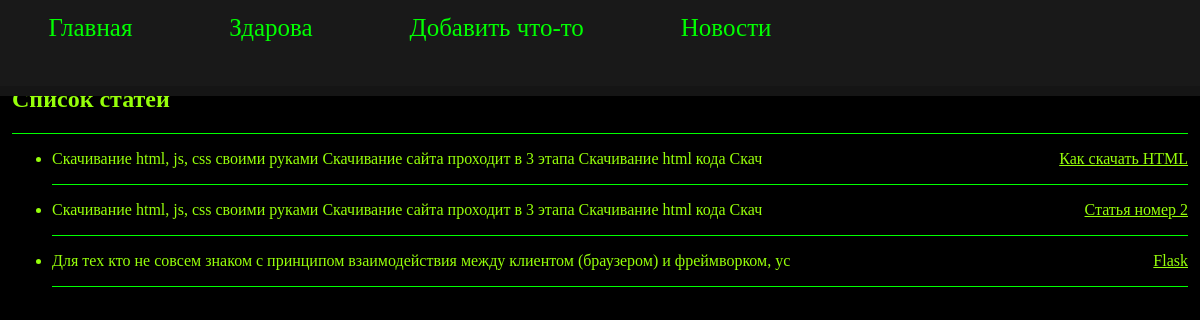
The app's page /db/index_db/, older data.
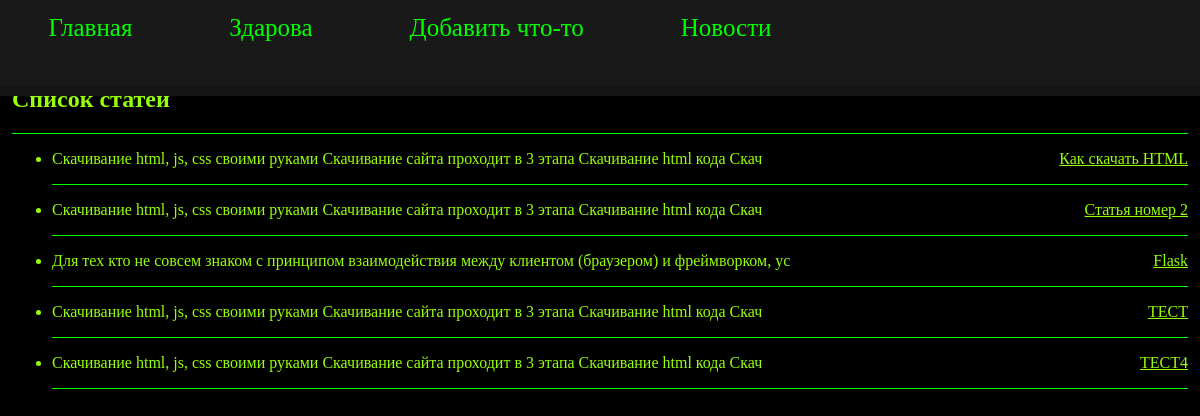
The same page, newer data.
### tables this page shows
CREATE TABLE mainmenu (
id integer primary key autoincrement,
title text not null,
url text not null
);

CREATE TABLE posts (
id integer primary key autoincrement,
title text not null,
text text not null,
url text not null,
username text not null,
time integer not null
);

### app.py (the view)
@app.route("/db/index_db/", methods=["POST", "GET"])
def index_db():
    db = get_db()
    db = FlaskDatabase(db)
    if request.method == "POST":
        db.del_post(request.form["id"])
        print(request.form["id"])
    return render_template("index_db.html", menu=db.mainmenu, posts=db.posts)

### app.py (called while the page is built)
def get_db():
    if not hasattr(g, "link_db"):
        g.link_db = connect_db(app)
    return g.link_db

### database.py (called while the page is built)
def connect_db(app):
    conn = sqlite3.connect(app.config["DATABASE"])
    conn.row_factory = sqlite3.Row
    return conn

    def __get__(self, instance, owner):
        return instance.get_table(self.name)

    def get_table(self, table):
        try:
            sql = f"""SELECT * FROM {table}"""
            self.__cur.execute(sql)
            res = self.__cur.fetchall()
        except sqlite3.Error as e:
            print(f"error {e}")
            return False
        return res

### templates/index_db.html (shortened to what this page needs)
{% extends 'base_adm.html' %}
{% block content %}
<h2>Список статей</h2>
<hr class="sep">
<ul class="list-posts">
    {% for p in posts %}
    <li>
        <p class="link">
            <a href="{{ url_for('show_post', alias=p.url) }}" > {{ p.title }}</a>
        </p>
        <p class="announce"> {{ (p.text|striptags)[:100]}} </p>
        <hr class="sep">
    </li>
    {% endfor %}
</ul>
{% endblock %}

### templates/base_adm.html (shortened to what this page needs)
<!DOCTYPE html>
<html lang="en">
<head>
    <link type="text/css" href="{{ url_for('static', filename='css/text.css') }}" rel="stylesheet"/>
    <link type="text/css" href="{{ url_for('static', filename='css/styles.css') }}" rel="stylesheet"/>
</head>
<body>
  {% block title -%}
  <ul class="main_menu">
      {% for i in menu %}
          <li><a href="{{url_for(i.url)}}">{{i.title -}}</a></li>
      {% endfor %}
  </ul>
  {% endblock -%}
  <div class="content">
    {% block content -%}
    {% endblock -%}
  </div>
</body>
</html>

### static/css/styles.css (style rules this page uses)
body { color: rgb(150, 255, 10); margin: 0%; background-color: black; }
body a { color: rgb(150, 255, 10); }
.main_menu { border-color: white; position: fixed; list-style: none; background: #191919; height: 12%; width: 101%; margin: -10px 0; padding: 0; color: lime; font-size: 25px; overflow: hidden; box-shadow: 0 0 0 10px #151515; }
.main_menu li { float: left; margin: 2% 4%; color: #0c1100; }
.main_menu a { color: lime; text-decoration: none; }
.content { padding: 5.5% 1%; }
.sep { color: lime; background: lime; height: 1px; border: 0; }
.list-posts li .link { float: right; margin: 0%; height: 2%; }
.announce { width: 75%; }

Row changes from the older to the newer data that the page shows:
added posts: title "ТЕСТ", text "Скачивание html, js, css своими руками Скачивание сайта проходит в 3 этапа Скачивание html кода Скач"
added posts: title "ТЕСТ4", text "Скачивание html, js, css своими руками Скачивание сайта проходит в 3 этапа Скачивание html кода Скач"
